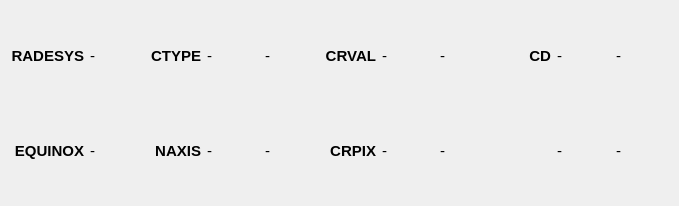
<?xml version="1.0" encoding="UTF-8"?>
<ui version="4.0">
 <class>WcsInfoPanel</class>
 <widget class="QWidget" name="WcsInfoPanel">
  <property name="geometry">
   <rect>
    <x>0</x>
    <y>0</y>
    <width>679</width>
    <height>206</height>
   </rect>
  </property>
  <property name="font">
   <font>
    <pointsize>11</pointsize>
   </font>
  </property>
  <property name="windowTitle">
   <string>Form</string>
  </property>
  <layout class="QGridLayout" name="gridLayout">
   <item row="0" column="0">
    <widget class="QLabel" name="radesys">
     <property name="font">
      <font>
       <pointsize>11</pointsize>
       <weight>75</weight>
       <bold>true</bold>
      </font>
     </property>
     <property name="text">
      <string>RADESYS</string>
     </property>
     <property name="alignment">
      <set>Qt::AlignRight|Qt::AlignTrailing|Qt::AlignVCenter</set>
     </property>
    </widget>
   </item>
   <item row="0" column="1">
    <widget class="QLabel" name="radesys_input">
     <property name="font">
      <font>
       <pointsize>11</pointsize>
      </font>
     </property>
     <property name="text">
      <string>-</string>
     </property>
    </widget>
   </item>
   <item row="1" column="0">
    <widget class="QLabel" name="equinox">
     <property name="font">
      <font>
       <pointsize>11</pointsize>
       <weight>75</weight>
       <bold>true</bold>
      </font>
     </property>
     <property name="text">
      <string>EQUINOX</string>
     </property>
     <property name="alignment">
      <set>Qt::AlignRight|Qt::AlignTrailing|Qt::AlignVCenter</set>
     </property>
    </widget>
   </item>
   <item row="1" column="1">
    <widget class="QLabel" name="equinox_input">
     <property name="font">
      <font>
       <pointsize>11</pointsize>
      </font>
     </property>
     <property name="text">
      <string>-</string>
     </property>
    </widget>
   </item>
   <item row="0" column="2">
    <widget class="QLabel" name="ctype">
     <property name="font">
      <font>
       <weight>75</weight>
       <bold>true</bold>
      </font>
     </property>
     <property name="text">
      <string>CTYPE</string>
     </property>
     <property name="alignment">
      <set>Qt::AlignRight|Qt::AlignTrailing|Qt::AlignVCenter</set>
     </property>
    </widget>
   </item>
   <item row="0" column="3">
    <widget class="QLabel" name="ctype1_input">
     <property name="text">
      <string>-</string>
     </property>
    </widget>
   </item>
   <item row="0" column="4">
    <widget class="QLabel" name="ctype2_input">
     <property name="text">
      <string>-</string>
     </property>
    </widget>
   </item>
   <item row="1" column="2">
    <widget class="QLabel" name="naxis">
     <property name="font">
      <font>
       <weight>75</weight>
       <bold>true</bold>
      </font>
     </property>
     <property name="text">
      <string>NAXIS</string>
     </property>
     <property name="alignment">
      <set>Qt::AlignRight|Qt::AlignTrailing|Qt::AlignVCenter</set>
     </property>
    </widget>
   </item>
   <item row="1" column="3">
    <widget class="QLabel" name="naxis1_input">
     <property name="text">
      <string>-</string>
     </property>
    </widget>
   </item>
   <item row="1" column="4">
    <widget class="QLabel" name="naxis2_input">
     <property name="text">
      <string>-</string>
     </property>
    </widget>
   </item>
   <item row="0" column="5">
    <widget class="QLabel" name="crval">
     <property name="font">
      <font>
       <weight>75</weight>
       <bold>true</bold>
      </font>
     </property>
     <property name="text">
      <string>CRVAL</string>
     </property>
     <property name="alignment">
      <set>Qt::AlignRight|Qt::AlignTrailing|Qt::AlignVCenter</set>
     </property>
    </widget>
   </item>
   <item row="0" column="6">
    <widget class="QLabel" name="crval1_input">
     <property name="text">
      <string>-</string>
     </property>
    </widget>
   </item>
   <item row="0" column="7">
    <widget class="QLabel" name="crval2_input">
     <property name="text">
      <string>-</string>
     </property>
    </widget>
   </item>
   <item row="1" column="5">
    <widget class="QLabel" name="crpix">
     <property name="font">
      <font>
       <weight>75</weight>
       <bold>true</bold>
      </font>
     </property>
     <property name="text">
      <string>CRPIX</string>
     </property>
     <property name="alignment">
      <set>Qt::AlignRight|Qt::AlignTrailing|Qt::AlignVCenter</set>
     </property>
    </widget>
   </item>
   <item row="1" column="6">
    <widget class="QLabel" name="crpix1_input">
     <property name="text">
      <string>-</string>
     </property>
    </widget>
   </item>
   <item row="1" column="7">
    <widget class="QLabel" name="crpix2_input">
     <property name="text">
      <string>-</string>
     </property>
    </widget>
   </item>
   <item row="0" column="8">
    <widget class="QLabel" name="cd">
     <property name="font">
      <font>
       <weight>75</weight>
       <bold>true</bold>
      </font>
     </property>
     <property name="text">
      <string>CD</string>
     </property>
     <property name="alignment">
      <set>Qt::AlignRight|Qt::AlignTrailing|Qt::AlignVCenter</set>
     </property>
    </widget>
   </item>
   <item row="0" column="9">
    <widget class="QLabel" name="cd_11_input">
     <property name="text">
      <string>-</string>
     </property>
    </widget>
   </item>
   <item row="0" column="10">
    <widget class="QLabel" name="cd_12_input">
     <property name="text">
      <string>-</string>
     </property>
    </widget>
   </item>
   <item row="1" column="9">
    <widget class="QLabel" name="cd_21_input">
     <property name="text">
      <string>-</string>
     </property>
    </widget>
   </item>
   <item row="1" column="10">
    <widget class="QLabel" name="cd_22_input">
     <property name="text">
      <string>-</string>
     </property>
    </widget>
   </item>
  </layout>
 </widget>
 <resources/>
 <connections/>
</ui>
